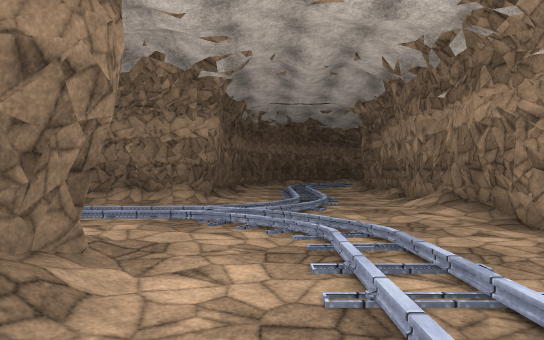
[1] (above)

23 first-person views from a walk through a scene from a Unity 3-D project. The camera is 1.5 m above the floor, looks level and sees 75° across. The floor is counted in squares, 2 m on a side. Each view is taken from the middle of a square. On the plan, view 1 faces up. The plan holds only what a view shows up to about 11 squares ahead; the rest is blank. The place goes on beyond the plan. The player character is not drawn. Some animated figures are not drawn. Surface patterns are stand-ins for the level's own textures.

[2]
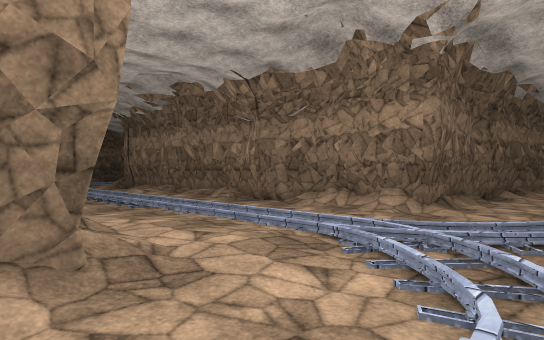

[3]
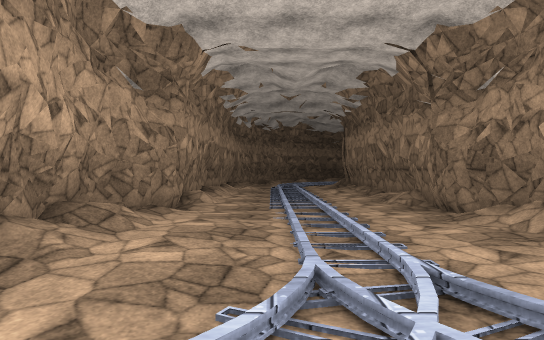

[4]
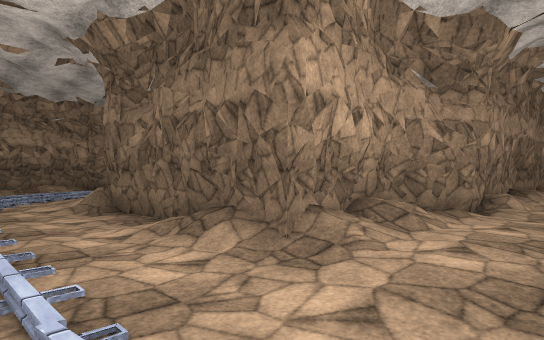

[5]
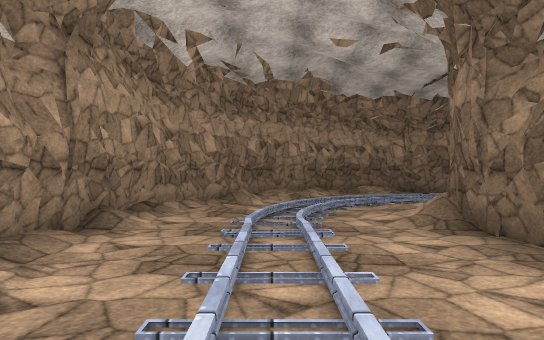

[6]
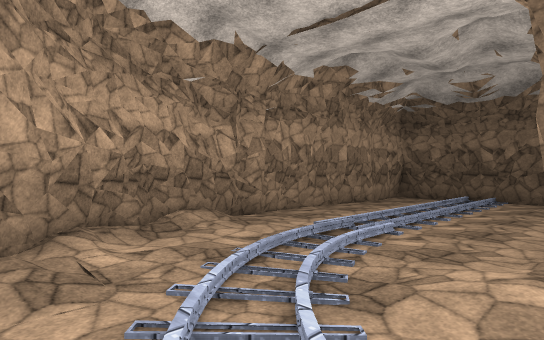

[7]
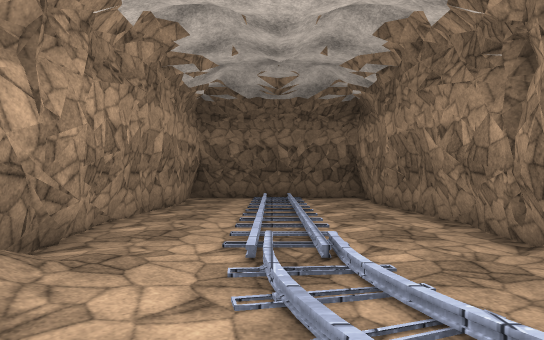

[8]
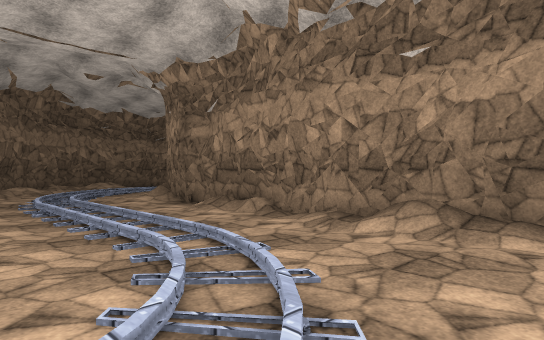

[9]
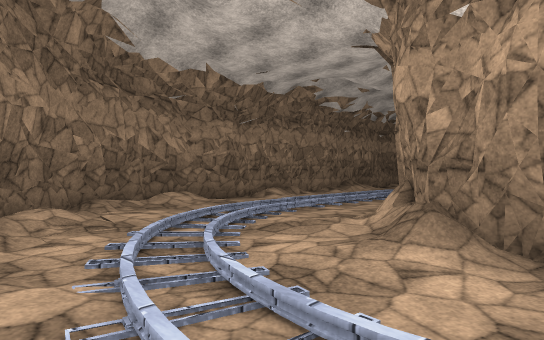

[10]
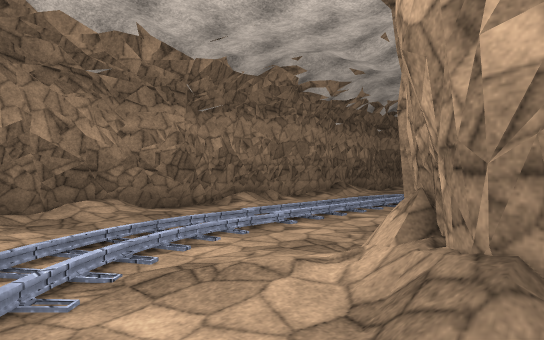

[11]
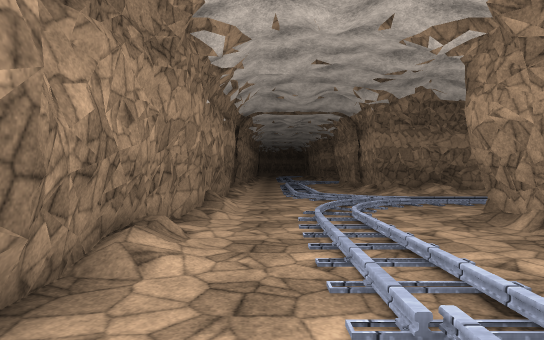

[12]
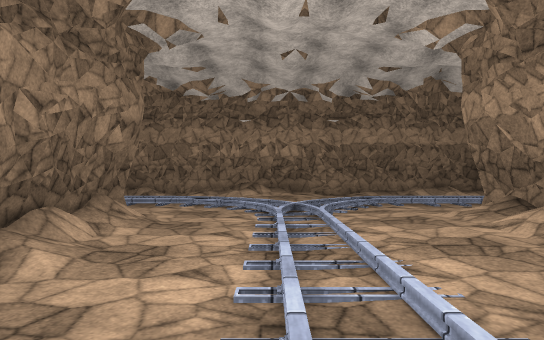

[13]
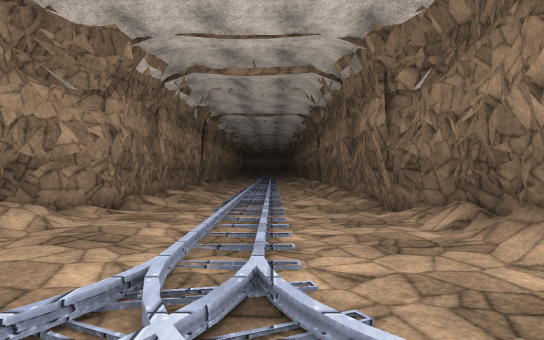

[14]
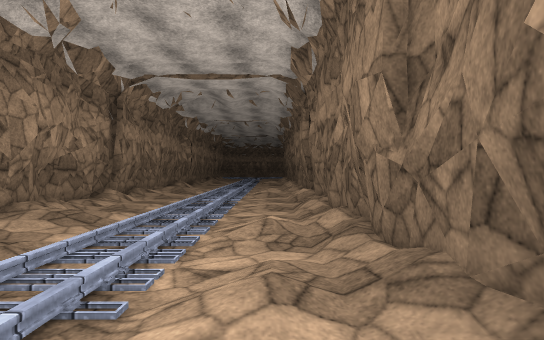

[15]
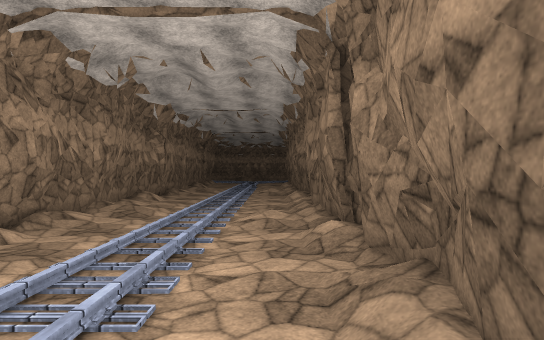

[16]
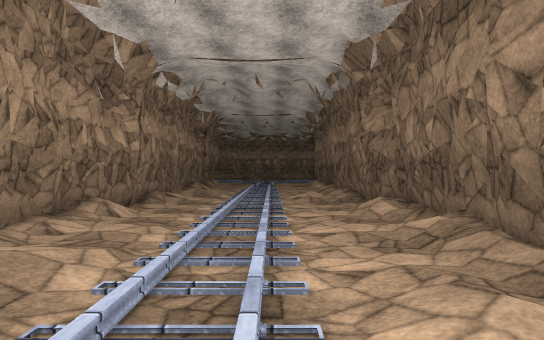

[17]
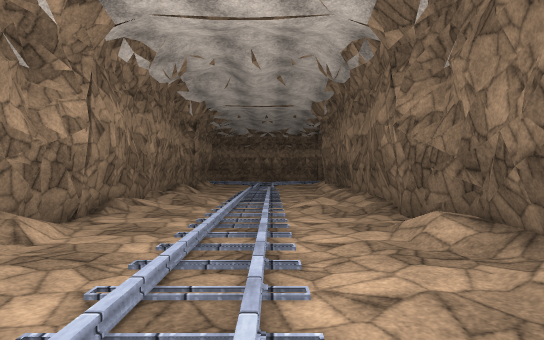

[18]
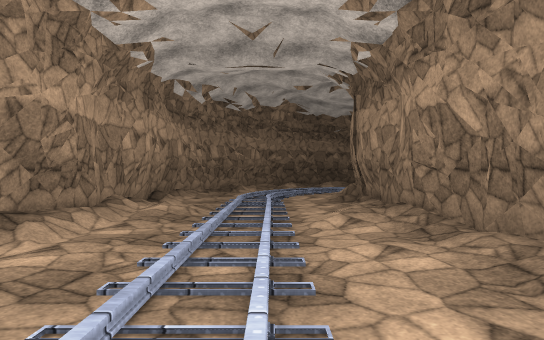

[19]
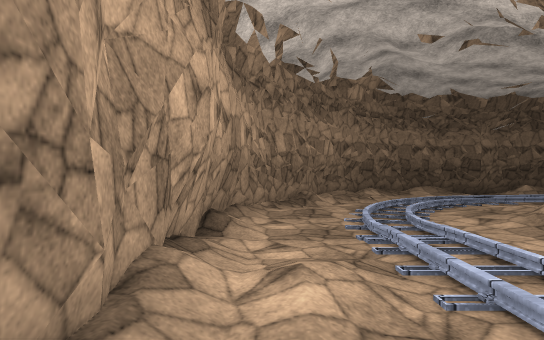

[20]
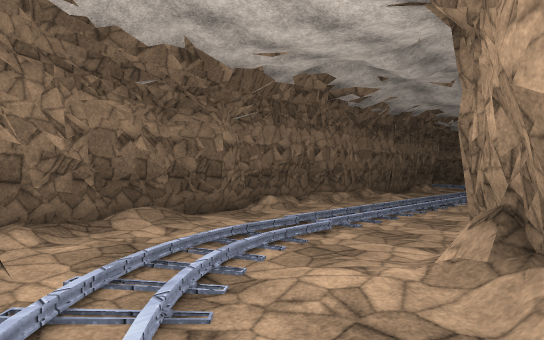

[21]
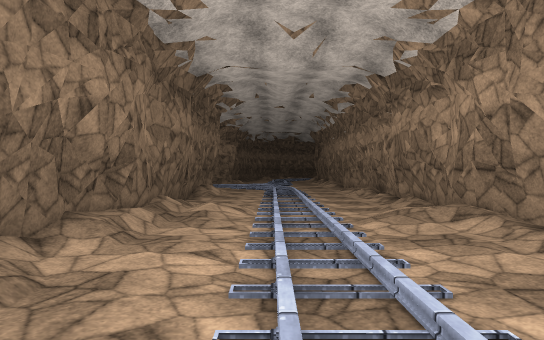

[22]
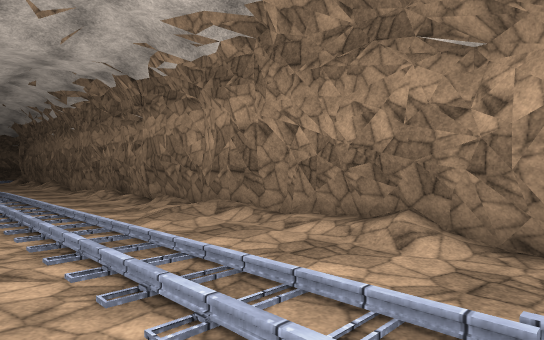

[23]
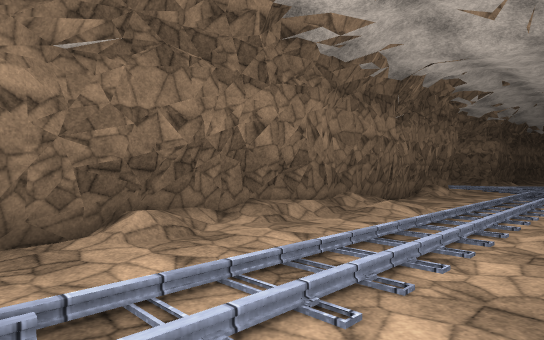

### Floor plan
Key: @ floor where view 1 was taken; # wall or solid block; . main floor; : floor 0.25 m higher than the main floor; + floor 0.5 m higher than the main floor; / step, stairs or slope; = window, fence, low wall or low ledge.
Columns run from 20 left of view 1 to 15 right of it. Each row starts with its distance up from view 1.
 21 #....#
 20 #....#                   #####=####=
 19 #....#               #####.//.://..:
 18 #....#               #:.............
 17 #....#               /..:...........
 16 #+..:#               ...............
 15 #:..:#             #:...:.......:...
 14 #....#             #...:###  #/...:/
 13 #:...#            ##.../#    #/...:/
 12 #....#            #.....#    #/...::
 11 #....#            #..../#    ##....#
 10 #....#            #..../#     #....#
  9 #:.:.##         ==#.....#     #:..:#
  8 #:...:##########///....:#     #...:#
  7 =#:.:.....:............/#     #+...#
  6  #+...:............:.../#     #:..:#
  5  ###.:..................#     #....#
  4    ##:...:......:::.....#     #:..:#
  3     ############:/+....:      #....#
  2                ####/...       #....#
  1                   #/.../      #:...#
  0                   #.@...#     #:..:#
 -1                   #.....#     #...:#
 -2                  ##/...##     #....#
 -3           ########/..:.#      #....#
 -4           #.......:....#      #....#
 -5           #...........##      #....#
 -6           #......:...##       #....#
 -7           #.......:.##        #+...#
 -8           ###....###=         #:..+#
 -9             ######            #....#
-10                               #:..:#
-11                               #....#

Positions as (right, up) in squares from view 1, and headings:
1: (0, 0), facing up
2: (1, 2), facing up-left
3: (1, 5), facing left
4: (1, 5), facing down-left
5: (1, 3), facing down
6: (1, -3), facing down-left
7: (0, -6), facing left
8: (-1, 5), facing up-right
9: (0, 12), facing up-right
10: (2, 13), facing up-right
11: (4, 18), facing right
12: (12, 9), facing up
13: (12, 17), facing down
14: (11, 11), facing down
15: (11, 7), facing down
16: (12, 2), facing down
17: (12, 0), facing down
18: (-5, 6), facing left
19: (-9, 4), facing left
20: (-14, 6), facing up-left
21: (-18, 10), facing up
22: (-19, 10), facing up-right
23: (-16, 10), facing up-left
